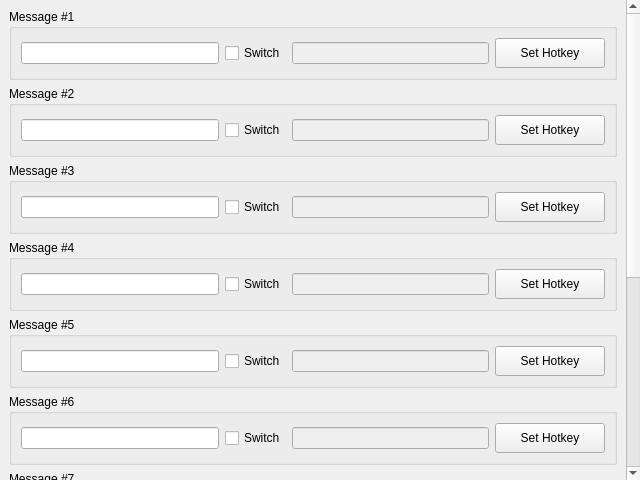
<?xml version="1.0" encoding="UTF-8"?>
<ui version="4.0">
 <class>configui</class>
 <widget class="QDialog" name="configui">
  <property name="geometry">
   <rect>
    <x>0</x>
    <y>0</y>
    <width>640</width>
    <height>480</height>
   </rect>
  </property>
  <property name="sizePolicy">
   <sizepolicy hsizetype="Maximum" vsizetype="MinimumExpanding">
    <horstretch>0</horstretch>
    <verstretch>0</verstretch>
   </sizepolicy>
  </property>
  <property name="windowTitle">
   <string>Dialog</string>
  </property>
  <layout class="QGridLayout" name="gridLayout">
   <property name="sizeConstraint">
    <enum>QLayout::SetDefaultConstraint</enum>
   </property>
   <property name="leftMargin">
    <number>0</number>
   </property>
   <property name="topMargin">
    <number>0</number>
   </property>
   <property name="rightMargin">
    <number>0</number>
   </property>
   <property name="bottomMargin">
    <number>0</number>
   </property>
   <property name="spacing">
    <number>6</number>
   </property>
   <item row="0" column="0">
    <widget class="QScrollArea" name="scrollArea">
     <property name="sizePolicy">
      <sizepolicy hsizetype="Expanding" vsizetype="MinimumExpanding">
       <horstretch>0</horstretch>
       <verstretch>0</verstretch>
      </sizepolicy>
     </property>
     <property name="frameShape">
      <enum>QFrame::NoFrame</enum>
     </property>
     <property name="widgetResizable">
      <bool>true</bool>
     </property>
     <widget class="QWidget" name="scrollAreaWidgetContents">
      <property name="geometry">
       <rect>
        <x>0</x>
        <y>0</y>
        <width>626</width>
        <height>830</height>
       </rect>
      </property>
      <layout class="QGridLayout" name="gridLayout_3">
       <item row="8" column="0">
        <widget class="QGroupBox" name="groupBox_9">
         <property name="title">
          <string>Message #9</string>
         </property>
         <property name="alignment">
          <set>Qt::AlignLeading|Qt::AlignLeft|Qt::AlignTop</set>
         </property>
         <layout class="QHBoxLayout" name="horizontalLayout_8">
          <item>
           <widget class="QLineEdit" name="Hotkey9_lineEdit">
            <property name="sizePolicy">
             <sizepolicy hsizetype="Expanding" vsizetype="Preferred">
              <horstretch>0</horstretch>
              <verstretch>0</verstretch>
             </sizepolicy>
            </property>
            <property name="minimumSize">
             <size>
              <width>110</width>
              <height>22</height>
             </size>
            </property>
            <property name="maximumSize">
             <size>
              <width>16777215</width>
              <height>22</height>
             </size>
            </property>
            <property name="text">
             <string/>
            </property>
            <property name="maxLength">
             <number>512</number>
            </property>
           </widget>
          </item>
          <item>
           <widget class="QCheckBox" name="Hotkey9_checkBox">
            <property name="sizePolicy">
             <sizepolicy hsizetype="Minimum" vsizetype="Preferred">
              <horstretch>0</horstretch>
              <verstretch>0</verstretch>
             </sizepolicy>
            </property>
            <property name="text">
             <string>Switch</string>
            </property>
           </widget>
          </item>
          <item>
           <widget class="QLineEdit" name="Hotkey9_lineEdit_2">
            <property name="enabled">
             <bool>false</bool>
            </property>
            <property name="sizePolicy">
             <sizepolicy hsizetype="Expanding" vsizetype="Preferred">
              <horstretch>0</horstretch>
              <verstretch>0</verstretch>
             </sizepolicy>
            </property>
            <property name="minimumSize">
             <size>
              <width>110</width>
              <height>22</height>
             </size>
            </property>
            <property name="maximumSize">
             <size>
              <width>16777215</width>
              <height>22</height>
             </size>
            </property>
            <property name="maxLength">
             <number>512</number>
            </property>
           </widget>
          </item>
          <item>
           <widget class="QPushButton" name="Hotkey9_pushButton">
            <property name="sizePolicy">
             <sizepolicy hsizetype="Fixed" vsizetype="Preferred">
              <horstretch>0</horstretch>
              <verstretch>0</verstretch>
             </sizepolicy>
            </property>
            <property name="minimumSize">
             <size>
              <width>110</width>
              <height>30</height>
             </size>
            </property>
            <property name="maximumSize">
             <size>
              <width>110</width>
              <height>30</height>
             </size>
            </property>
            <property name="focusPolicy">
             <enum>Qt::StrongFocus</enum>
            </property>
            <property name="text">
             <string>Set Hotkey</string>
            </property>
           </widget>
          </item>
         </layout>
        </widget>
       </item>
       <item row="5" column="0">
        <widget class="QGroupBox" name="groupBox_6">
         <property name="title">
          <string>Message #6</string>
         </property>
         <property name="alignment">
          <set>Qt::AlignLeading|Qt::AlignLeft|Qt::AlignTop</set>
         </property>
         <layout class="QHBoxLayout" name="horizontalLayout_5">
          <item>
           <widget class="QLineEdit" name="Hotkey6_lineEdit">
            <property name="sizePolicy">
             <sizepolicy hsizetype="Expanding" vsizetype="Preferred">
              <horstretch>0</horstretch>
              <verstretch>0</verstretch>
             </sizepolicy>
            </property>
            <property name="minimumSize">
             <size>
              <width>110</width>
              <height>22</height>
             </size>
            </property>
            <property name="maximumSize">
             <size>
              <width>16777215</width>
              <height>22</height>
             </size>
            </property>
            <property name="text">
             <string/>
            </property>
            <property name="maxLength">
             <number>512</number>
            </property>
           </widget>
          </item>
          <item>
           <widget class="QCheckBox" name="Hotkey6_checkBox">
            <property name="sizePolicy">
             <sizepolicy hsizetype="Minimum" vsizetype="Preferred">
              <horstretch>0</horstretch>
              <verstretch>0</verstretch>
             </sizepolicy>
            </property>
            <property name="text">
             <string>Switch</string>
            </property>
           </widget>
          </item>
          <item>
           <widget class="QLineEdit" name="Hotkey6_lineEdit_2">
            <property name="enabled">
             <bool>false</bool>
            </property>
            <property name="sizePolicy">
             <sizepolicy hsizetype="Expanding" vsizetype="Preferred">
              <horstretch>0</horstretch>
              <verstretch>0</verstretch>
             </sizepolicy>
            </property>
            <property name="minimumSize">
             <size>
              <width>110</width>
              <height>22</height>
             </size>
            </property>
            <property name="maximumSize">
             <size>
              <width>16777215</width>
              <height>22</height>
             </size>
            </property>
            <property name="maxLength">
             <number>512</number>
            </property>
           </widget>
          </item>
          <item>
           <widget class="QPushButton" name="Hotkey6_pushButton">
            <property name="sizePolicy">
             <sizepolicy hsizetype="Fixed" vsizetype="Preferred">
              <horstretch>0</horstretch>
              <verstretch>0</verstretch>
             </sizepolicy>
            </property>
            <property name="minimumSize">
             <size>
              <width>110</width>
              <height>30</height>
             </size>
            </property>
            <property name="maximumSize">
             <size>
              <width>110</width>
              <height>30</height>
             </size>
            </property>
            <property name="text">
             <string>Set Hotkey</string>
            </property>
           </widget>
          </item>
         </layout>
        </widget>
       </item>
       <item row="2" column="0">
        <widget class="QGroupBox" name="groupBox_3">
         <property name="sizePolicy">
          <sizepolicy hsizetype="Expanding" vsizetype="Preferred">
           <horstretch>0</horstretch>
           <verstretch>0</verstretch>
          </sizepolicy>
         </property>
         <property name="title">
          <string>Message #3</string>
         </property>
         <property name="alignment">
          <set>Qt::AlignLeading|Qt::AlignLeft|Qt::AlignTop</set>
         </property>
         <layout class="QHBoxLayout" name="horizontalLayout">
          <property name="sizeConstraint">
           <enum>QLayout::SetDefaultConstraint</enum>
          </property>
          <item>
           <widget class="QLineEdit" name="Hotkey3_lineEdit">
            <property name="sizePolicy">
             <sizepolicy hsizetype="Expanding" vsizetype="Preferred">
              <horstretch>0</horstretch>
              <verstretch>0</verstretch>
             </sizepolicy>
            </property>
            <property name="minimumSize">
             <size>
              <width>110</width>
              <height>22</height>
             </size>
            </property>
            <property name="maximumSize">
             <size>
              <width>16777215</width>
              <height>22</height>
             </size>
            </property>
            <property name="text">
             <string/>
            </property>
            <property name="maxLength">
             <number>512</number>
            </property>
           </widget>
          </item>
          <item>
           <widget class="QCheckBox" name="Hotkey3_checkBox">
            <property name="sizePolicy">
             <sizepolicy hsizetype="Minimum" vsizetype="Preferred">
              <horstretch>0</horstretch>
              <verstretch>0</verstretch>
             </sizepolicy>
            </property>
            <property name="text">
             <string>Switch</string>
            </property>
           </widget>
          </item>
          <item>
           <widget class="QLineEdit" name="Hotkey3_lineEdit_2">
            <property name="enabled">
             <bool>false</bool>
            </property>
            <property name="sizePolicy">
             <sizepolicy hsizetype="Expanding" vsizetype="Preferred">
              <horstretch>0</horstretch>
              <verstretch>0</verstretch>
             </sizepolicy>
            </property>
            <property name="minimumSize">
             <size>
              <width>110</width>
              <height>22</height>
             </size>
            </property>
            <property name="maximumSize">
             <size>
              <width>16777215</width>
              <height>22</height>
             </size>
            </property>
            <property name="maxLength">
             <number>512</number>
            </property>
           </widget>
          </item>
          <item>
           <widget class="QPushButton" name="Hotkey3_pushButton">
            <property name="sizePolicy">
             <sizepolicy hsizetype="Fixed" vsizetype="Preferred">
              <horstretch>0</horstretch>
              <verstretch>0</verstretch>
             </sizepolicy>
            </property>
            <property name="minimumSize">
             <size>
              <width>110</width>
              <height>30</height>
             </size>
            </property>
            <property name="maximumSize">
             <size>
              <width>110</width>
              <height>30</height>
             </size>
            </property>
            <property name="text">
             <string>Set Hotkey</string>
            </property>
           </widget>
          </item>
         </layout>
        </widget>
       </item>
       <item row="7" column="0">
        <widget class="QGroupBox" name="groupBox_8">
         <property name="title">
          <string>Message #8</string>
         </property>
         <property name="alignment">
          <set>Qt::AlignLeading|Qt::AlignLeft|Qt::AlignTop</set>
         </property>
         <layout class="QHBoxLayout" name="horizontalLayout_7">
          <item>
           <widget class="QLineEdit" name="Hotkey8_lineEdit">
            <property name="sizePolicy">
             <sizepolicy hsizetype="Expanding" vsizetype="Preferred">
              <horstretch>0</horstretch>
              <verstretch>0</verstretch>
             </sizepolicy>
            </property>
            <property name="minimumSize">
             <size>
              <width>110</width>
              <height>22</height>
             </size>
            </property>
            <property name="maximumSize">
             <size>
              <width>16777215</width>
              <height>22</height>
             </size>
            </property>
            <property name="text">
             <string/>
            </property>
            <property name="maxLength">
             <number>512</number>
            </property>
           </widget>
          </item>
          <item>
           <widget class="QCheckBox" name="Hotkey8_checkBox">
            <property name="sizePolicy">
             <sizepolicy hsizetype="Minimum" vsizetype="Preferred">
              <horstretch>0</horstretch>
              <verstretch>0</verstretch>
             </sizepolicy>
            </property>
            <property name="text">
             <string>Switch</string>
            </property>
           </widget>
          </item>
          <item>
           <widget class="QLineEdit" name="Hotkey8_lineEdit_2">
            <property name="enabled">
             <bool>false</bool>
            </property>
            <property name="sizePolicy">
             <sizepolicy hsizetype="Expanding" vsizetype="Preferred">
              <horstretch>0</horstretch>
              <verstretch>0</verstretch>
             </sizepolicy>
            </property>
            <property name="minimumSize">
             <size>
              <width>110</width>
              <height>22</height>
             </size>
            </property>
            <property name="maximumSize">
             <size>
              <width>16777215</width>
              <height>22</height>
             </size>
            </property>
            <property name="maxLength">
             <number>512</number>
            </property>
           </widget>
          </item>
          <item>
           <widget class="QPushButton" name="Hotkey8_pushButton">
            <property name="sizePolicy">
             <sizepolicy hsizetype="Fixed" vsizetype="Preferred">
              <horstretch>0</horstretch>
              <verstretch>0</verstretch>
             </sizepolicy>
            </property>
            <property name="minimumSize">
             <size>
              <width>110</width>
              <height>30</height>
             </size>
            </property>
            <property name="maximumSize">
             <size>
              <width>110</width>
              <height>30</height>
             </size>
            </property>
            <property name="focusPolicy">
             <enum>Qt::StrongFocus</enum>
            </property>
            <property name="text">
             <string>Set Hotkey</string>
            </property>
           </widget>
          </item>
         </layout>
        </widget>
       </item>
       <item row="6" column="0">
        <widget class="QGroupBox" name="groupBox_7">
         <property name="title">
          <string>Message #7</string>
         </property>
         <property name="alignment">
          <set>Qt::AlignLeading|Qt::AlignLeft|Qt::AlignTop</set>
         </property>
         <layout class="QHBoxLayout" name="horizontalLayout_6">
          <item>
           <widget class="QLineEdit" name="Hotkey7_lineEdit">
            <property name="sizePolicy">
             <sizepolicy hsizetype="Expanding" vsizetype="Preferred">
              <horstretch>0</horstretch>
              <verstretch>0</verstretch>
             </sizepolicy>
            </property>
            <property name="minimumSize">
             <size>
              <width>110</width>
              <height>22</height>
             </size>
            </property>
            <property name="maximumSize">
             <size>
              <width>16777215</width>
              <height>22</height>
             </size>
            </property>
            <property name="text">
             <string/>
            </property>
            <property name="maxLength">
             <number>512</number>
            </property>
           </widget>
          </item>
          <item>
           <widget class="QCheckBox" name="Hotkey7_checkBox">
            <property name="sizePolicy">
             <sizepolicy hsizetype="Minimum" vsizetype="Preferred">
              <horstretch>0</horstretch>
              <verstretch>0</verstretch>
             </sizepolicy>
            </property>
            <property name="text">
             <string>Switch</string>
            </property>
           </widget>
          </item>
          <item>
           <widget class="QLineEdit" name="Hotkey7_lineEdit_2">
            <property name="enabled">
             <bool>false</bool>
            </property>
            <property name="sizePolicy">
             <sizepolicy hsizetype="Expanding" vsizetype="Preferred">
              <horstretch>0</horstretch>
              <verstretch>0</verstretch>
             </sizepolicy>
            </property>
            <property name="minimumSize">
             <size>
              <width>110</width>
              <height>22</height>
             </size>
            </property>
            <property name="maximumSize">
             <size>
              <width>16777215</width>
              <height>22</height>
             </size>
            </property>
            <property name="maxLength">
             <number>512</number>
            </property>
           </widget>
          </item>
          <item>
           <widget class="QPushButton" name="Hotkey7_pushButton">
            <property name="sizePolicy">
             <sizepolicy hsizetype="Fixed" vsizetype="Preferred">
              <horstretch>0</horstretch>
              <verstretch>0</verstretch>
             </sizepolicy>
            </property>
            <property name="minimumSize">
             <size>
              <width>110</width>
              <height>30</height>
             </size>
            </property>
            <property name="maximumSize">
             <size>
              <width>110</width>
              <height>30</height>
             </size>
            </property>
            <property name="text">
             <string>Set Hotkey</string>
            </property>
           </widget>
          </item>
         </layout>
        </widget>
       </item>
       <item row="9" column="0">
        <widget class="QGroupBox" name="groupBox_10">
         <property name="title">
          <string>Message #10</string>
         </property>
         <property name="alignment">
          <set>Qt::AlignLeading|Qt::AlignLeft|Qt::AlignTop</set>
         </property>
         <layout class="QHBoxLayout" name="horizontalLayout_9">
          <item>
           <widget class="QLineEdit" name="Hotkey10_lineEdit">
            <property name="sizePolicy">
             <sizepolicy hsizetype="Expanding" vsizetype="Preferred">
              <horstretch>0</horstretch>
              <verstretch>0</verstretch>
             </sizepolicy>
            </property>
            <property name="minimumSize">
             <size>
              <width>110</width>
              <height>22</height>
             </size>
            </property>
            <property name="maximumSize">
             <size>
              <width>16777215</width>
              <height>22</height>
             </size>
            </property>
            <property name="text">
             <string/>
            </property>
            <property name="maxLength">
             <number>512</number>
            </property>
           </widget>
          </item>
          <item>
           <widget class="QCheckBox" name="Hotkey10_checkBox">
            <property name="sizePolicy">
             <sizepolicy hsizetype="Minimum" vsizetype="Preferred">
              <horstretch>0</horstretch>
              <verstretch>0</verstretch>
             </sizepolicy>
            </property>
            <property name="text">
             <string>Switch</string>
            </property>
           </widget>
          </item>
          <item>
           <widget class="QLineEdit" name="Hotkey10_lineEdit_2">
            <property name="enabled">
             <bool>false</bool>
            </property>
            <property name="sizePolicy">
             <sizepolicy hsizetype="Expanding" vsizetype="Preferred">
              <horstretch>0</horstretch>
              <verstretch>0</verstretch>
             </sizepolicy>
            </property>
            <property name="minimumSize">
             <size>
              <width>110</width>
              <height>22</height>
             </size>
            </property>
            <property name="maximumSize">
             <size>
              <width>16777215</width>
              <height>22</height>
             </size>
            </property>
            <property name="maxLength">
             <number>512</number>
            </property>
           </widget>
          </item>
          <item>
           <widget class="QPushButton" name="Hotkey10_pushButton">
            <property name="sizePolicy">
             <sizepolicy hsizetype="Fixed" vsizetype="Preferred">
              <horstretch>0</horstretch>
              <verstretch>0</verstretch>
             </sizepolicy>
            </property>
            <property name="minimumSize">
             <size>
              <width>110</width>
              <height>30</height>
             </size>
            </property>
            <property name="maximumSize">
             <size>
              <width>110</width>
              <height>30</height>
             </size>
            </property>
            <property name="text">
             <string>Set Hotkey</string>
            </property>
           </widget>
          </item>
         </layout>
        </widget>
       </item>
       <item row="10" column="0">
        <widget class="QWidget" name="widget" native="true">
         <property name="sizePolicy">
          <sizepolicy hsizetype="Preferred" vsizetype="Preferred">
           <horstretch>0</horstretch>
           <verstretch>0</verstretch>
          </sizepolicy>
         </property>
         <property name="layoutDirection">
          <enum>Qt::LeftToRight</enum>
         </property>
         <layout class="QGridLayout" name="gridLayout_2">
          <property name="sizeConstraint">
           <enum>QLayout::SetMinimumSize</enum>
          </property>
          <property name="topMargin">
           <number>3</number>
          </property>
          <property name="rightMargin">
           <number>12</number>
          </property>
          <property name="bottomMargin">
           <number>3</number>
          </property>
          <item row="0" column="0">
           <spacer name="horizontalSpacer">
            <property name="orientation">
             <enum>Qt::Horizontal</enum>
            </property>
            <property name="sizeHint" stdset="0">
             <size>
              <width>40</width>
              <height>20</height>
             </size>
            </property>
           </spacer>
          </item>
          <item row="0" column="1">
           <widget class="QPushButton" name="SaveBtn">
            <property name="sizePolicy">
             <sizepolicy hsizetype="Fixed" vsizetype="Preferred">
              <horstretch>0</horstretch>
              <verstretch>0</verstretch>
             </sizepolicy>
            </property>
            <property name="minimumSize">
             <size>
              <width>0</width>
              <height>30</height>
             </size>
            </property>
            <property name="maximumSize">
             <size>
              <width>100</width>
              <height>30</height>
             </size>
            </property>
            <property name="text">
             <string>Save</string>
            </property>
           </widget>
          </item>
          <item row="0" column="2">
           <widget class="QPushButton" name="CancelBtn">
            <property name="sizePolicy">
             <sizepolicy hsizetype="Fixed" vsizetype="Preferred">
              <horstretch>0</horstretch>
              <verstretch>0</verstretch>
             </sizepolicy>
            </property>
            <property name="minimumSize">
             <size>
              <width>0</width>
              <height>30</height>
             </size>
            </property>
            <property name="maximumSize">
             <size>
              <width>100</width>
              <height>30</height>
             </size>
            </property>
            <property name="text">
             <string>Cancel</string>
            </property>
           </widget>
          </item>
         </layout>
        </widget>
       </item>
       <item row="0" column="0">
        <widget class="QGroupBox" name="groupBox">
         <property name="sizePolicy">
          <sizepolicy hsizetype="Preferred" vsizetype="Preferred">
           <horstretch>0</horstretch>
           <verstretch>0</verstretch>
          </sizepolicy>
         </property>
         <property name="layoutDirection">
          <enum>Qt::LeftToRight</enum>
         </property>
         <property name="title">
          <string>Message #1</string>
         </property>
         <property name="alignment">
          <set>Qt::AlignLeading|Qt::AlignLeft|Qt::AlignTop</set>
         </property>
         <layout class="QHBoxLayout" name="horizontalLayout_11">
          <property name="sizeConstraint">
           <enum>QLayout::SetDefaultConstraint</enum>
          </property>
          <property name="leftMargin">
           <number>9</number>
          </property>
          <item>
           <widget class="QLineEdit" name="Hotkey1_lineEdit">
            <property name="sizePolicy">
             <sizepolicy hsizetype="Expanding" vsizetype="Preferred">
              <horstretch>0</horstretch>
              <verstretch>0</verstretch>
             </sizepolicy>
            </property>
            <property name="minimumSize">
             <size>
              <width>110</width>
              <height>22</height>
             </size>
            </property>
            <property name="maximumSize">
             <size>
              <width>16777215</width>
              <height>22</height>
             </size>
            </property>
            <property name="text">
             <string/>
            </property>
            <property name="maxLength">
             <number>512</number>
            </property>
            <property name="alignment">
             <set>Qt::AlignLeading|Qt::AlignLeft|Qt::AlignVCenter</set>
            </property>
           </widget>
          </item>
          <item>
           <widget class="QCheckBox" name="Hotkey1_checkBox">
            <property name="sizePolicy">
             <sizepolicy hsizetype="Minimum" vsizetype="Preferred">
              <horstretch>0</horstretch>
              <verstretch>0</verstretch>
             </sizepolicy>
            </property>
            <property name="minimumSize">
             <size>
              <width>56</width>
              <height>0</height>
             </size>
            </property>
            <property name="text">
             <string>Switch</string>
            </property>
            <property name="checked">
             <bool>false</bool>
            </property>
           </widget>
          </item>
          <item>
           <widget class="QLineEdit" name="Hotkey1_lineEdit_2">
            <property name="enabled">
             <bool>false</bool>
            </property>
            <property name="sizePolicy">
             <sizepolicy hsizetype="Expanding" vsizetype="Preferred">
              <horstretch>0</horstretch>
              <verstretch>0</verstretch>
             </sizepolicy>
            </property>
            <property name="minimumSize">
             <size>
              <width>110</width>
              <height>22</height>
             </size>
            </property>
            <property name="maximumSize">
             <size>
              <width>16777215</width>
              <height>22</height>
             </size>
            </property>
            <property name="text">
             <string/>
            </property>
            <property name="maxLength">
             <number>512</number>
            </property>
           </widget>
          </item>
          <item>
           <widget class="QPushButton" name="Hotkey1_pushButton">
            <property name="sizePolicy">
             <sizepolicy hsizetype="Fixed" vsizetype="Preferred">
              <horstretch>0</horstretch>
              <verstretch>0</verstretch>
             </sizepolicy>
            </property>
            <property name="minimumSize">
             <size>
              <width>110</width>
              <height>30</height>
             </size>
            </property>
            <property name="maximumSize">
             <size>
              <width>110</width>
              <height>30</height>
             </size>
            </property>
            <property name="text">
             <string>Set Hotkey</string>
            </property>
           </widget>
          </item>
         </layout>
         <zorder>Hotkey1_checkBox</zorder>
         <zorder>Hotkey1_lineEdit_2</zorder>
         <zorder>Hotkey1_pushButton</zorder>
         <zorder>Hotkey1_lineEdit</zorder>
        </widget>
       </item>
       <item row="3" column="0">
        <widget class="QGroupBox" name="groupBox_4">
         <property name="title">
          <string>Message #4</string>
         </property>
         <property name="alignment">
          <set>Qt::AlignLeading|Qt::AlignLeft|Qt::AlignTop</set>
         </property>
         <layout class="QHBoxLayout" name="horizontalLayout_3">
          <item>
           <widget class="QLineEdit" name="Hotkey4_lineEdit">
            <property name="sizePolicy">
             <sizepolicy hsizetype="Expanding" vsizetype="Preferred">
              <horstretch>0</horstretch>
              <verstretch>0</verstretch>
             </sizepolicy>
            </property>
            <property name="minimumSize">
             <size>
              <width>110</width>
              <height>22</height>
             </size>
            </property>
            <property name="maximumSize">
             <size>
              <width>16777215</width>
              <height>22</height>
             </size>
            </property>
            <property name="text">
             <string/>
            </property>
            <property name="maxLength">
             <number>512</number>
            </property>
            <property name="cursorPosition">
             <number>0</number>
            </property>
           </widget>
          </item>
          <item>
           <widget class="QCheckBox" name="Hotkey4_checkBox">
            <property name="sizePolicy">
             <sizepolicy hsizetype="Minimum" vsizetype="Preferred">
              <horstretch>0</horstretch>
              <verstretch>0</verstretch>
             </sizepolicy>
            </property>
            <property name="text">
             <string>Switch</string>
            </property>
           </widget>
          </item>
          <item>
           <widget class="QLineEdit" name="Hotkey4_lineEdit_2">
            <property name="enabled">
             <bool>false</bool>
            </property>
            <property name="sizePolicy">
             <sizepolicy hsizetype="Expanding" vsizetype="Preferred">
              <horstretch>0</horstretch>
              <verstretch>0</verstretch>
             </sizepolicy>
            </property>
            <property name="minimumSize">
             <size>
              <width>110</width>
              <height>22</height>
             </size>
            </property>
            <property name="maximumSize">
             <size>
              <width>16777215</width>
              <height>22</height>
             </size>
            </property>
            <property name="maxLength">
             <number>512</number>
            </property>
           </widget>
          </item>
          <item>
           <widget class="QPushButton" name="Hotkey4_pushButton">
            <property name="sizePolicy">
             <sizepolicy hsizetype="Fixed" vsizetype="Preferred">
              <horstretch>0</horstretch>
              <verstretch>0</verstretch>
             </sizepolicy>
            </property>
            <property name="minimumSize">
             <size>
              <width>110</width>
              <height>30</height>
             </size>
            </property>
            <property name="maximumSize">
             <size>
              <width>110</width>
              <height>30</height>
             </size>
            </property>
            <property name="text">
             <string>Set Hotkey</string>
            </property>
           </widget>
          </item>
         </layout>
        </widget>
       </item>
       <item row="4" column="0">
        <widget class="QGroupBox" name="groupBox_5">
         <property name="title">
          <string>Message #5</string>
         </property>
         <property name="alignment">
          <set>Qt::AlignLeading|Qt::AlignLeft|Qt::AlignTop</set>
         </property>
         <layout class="QHBoxLayout" name="horizontalLayout_4">
          <item>
           <widget class="QLineEdit" name="Hotkey5_lineEdit">
            <property name="sizePolicy">
             <sizepolicy hsizetype="Expanding" vsizetype="Preferred">
              <horstretch>0</horstretch>
              <verstretch>0</verstretch>
             </sizepolicy>
            </property>
            <property name="minimumSize">
             <size>
              <width>110</width>
              <height>22</height>
             </size>
            </property>
            <property name="maximumSize">
             <size>
              <width>16777215</width>
              <height>22</height>
             </size>
            </property>
            <property name="text">
             <string/>
            </property>
            <property name="maxLength">
             <number>512</number>
            </property>
           </widget>
          </item>
          <item>
           <widget class="QCheckBox" name="Hotkey5_checkBox">
            <property name="sizePolicy">
             <sizepolicy hsizetype="Minimum" vsizetype="Preferred">
              <horstretch>0</horstretch>
              <verstretch>0</verstretch>
             </sizepolicy>
            </property>
            <property name="text">
             <string>Switch</string>
            </property>
           </widget>
          </item>
          <item>
           <widget class="QLineEdit" name="Hotkey5_lineEdit_2">
            <property name="enabled">
             <bool>false</bool>
            </property>
            <property name="sizePolicy">
             <sizepolicy hsizetype="Expanding" vsizetype="Preferred">
              <horstretch>0</horstretch>
              <verstretch>0</verstretch>
             </sizepolicy>
            </property>
            <property name="minimumSize">
             <size>
              <width>110</width>
              <height>22</height>
             </size>
            </property>
            <property name="maximumSize">
             <size>
              <width>16777215</width>
              <height>22</height>
             </size>
            </property>
            <property name="maxLength">
             <number>512</number>
            </property>
           </widget>
          </item>
          <item>
           <widget class="QPushButton" name="Hotkey5_pushButton">
            <property name="sizePolicy">
             <sizepolicy hsizetype="Fixed" vsizetype="Preferred">
              <horstretch>0</horstretch>
              <verstretch>0</verstretch>
             </sizepolicy>
            </property>
            <property name="minimumSize">
             <size>
              <width>110</width>
              <height>30</height>
             </size>
            </property>
            <property name="maximumSize">
             <size>
              <width>110</width>
              <height>30</height>
             </size>
            </property>
            <property name="text">
             <string>Set Hotkey</string>
            </property>
           </widget>
          </item>
         </layout>
        </widget>
       </item>
       <item row="1" column="0">
        <widget class="QGroupBox" name="groupBox_2">
         <property name="title">
          <string>Message #2</string>
         </property>
         <property name="alignment">
          <set>Qt::AlignLeading|Qt::AlignLeft|Qt::AlignTop</set>
         </property>
         <layout class="QHBoxLayout" name="horizontalLayout_2">
          <item>
           <widget class="QLineEdit" name="Hotkey2_lineEdit">
            <property name="sizePolicy">
             <sizepolicy hsizetype="Expanding" vsizetype="Preferred">
              <horstretch>0</horstretch>
              <verstretch>0</verstretch>
             </sizepolicy>
            </property>
            <property name="minimumSize">
             <size>
              <width>110</width>
              <height>22</height>
             </size>
            </property>
            <property name="maximumSize">
             <size>
              <width>16777215</width>
              <height>22</height>
             </size>
            </property>
            <property name="text">
             <string/>
            </property>
            <property name="maxLength">
             <number>512</number>
            </property>
           </widget>
          </item>
          <item>
           <widget class="QCheckBox" name="Hotkey2_checkBox">
            <property name="sizePolicy">
             <sizepolicy hsizetype="Minimum" vsizetype="Preferred">
              <horstretch>0</horstretch>
              <verstretch>0</verstretch>
             </sizepolicy>
            </property>
            <property name="minimumSize">
             <size>
              <width>56</width>
              <height>0</height>
             </size>
            </property>
            <property name="text">
             <string>Switch</string>
            </property>
           </widget>
          </item>
          <item>
           <widget class="QLineEdit" name="Hotkey2_lineEdit_2">
            <property name="enabled">
             <bool>false</bool>
            </property>
            <property name="sizePolicy">
             <sizepolicy hsizetype="Expanding" vsizetype="Preferred">
              <horstretch>0</horstretch>
              <verstretch>0</verstretch>
             </sizepolicy>
            </property>
            <property name="minimumSize">
             <size>
              <width>110</width>
              <height>22</height>
             </size>
            </property>
            <property name="maximumSize">
             <size>
              <width>16777215</width>
              <height>22</height>
             </size>
            </property>
            <property name="maxLength">
             <number>512</number>
            </property>
           </widget>
          </item>
          <item>
           <widget class="QPushButton" name="Hotkey2_pushButton">
            <property name="sizePolicy">
             <sizepolicy hsizetype="Fixed" vsizetype="Preferred">
              <horstretch>0</horstretch>
              <verstretch>0</verstretch>
             </sizepolicy>
            </property>
            <property name="minimumSize">
             <size>
              <width>110</width>
              <height>30</height>
             </size>
            </property>
            <property name="maximumSize">
             <size>
              <width>110</width>
              <height>30</height>
             </size>
            </property>
            <property name="text">
             <string>Set Hotkey</string>
            </property>
           </widget>
          </item>
         </layout>
        </widget>
       </item>
       <item row="11" column="0">
        <spacer name="verticalSpacer">
         <property name="orientation">
          <enum>Qt::Vertical</enum>
         </property>
         <property name="sizeHint" stdset="0">
          <size>
           <width>20</width>
           <height>40</height>
          </size>
         </property>
        </spacer>
       </item>
      </layout>
     </widget>
    </widget>
   </item>
  </layout>
 </widget>
 <tabstops>
  <tabstop>Hotkey1_lineEdit</tabstop>
  <tabstop>Hotkey1_checkBox</tabstop>
  <tabstop>Hotkey1_lineEdit_2</tabstop>
  <tabstop>Hotkey1_pushButton</tabstop>
  <tabstop>Hotkey2_lineEdit</tabstop>
  <tabstop>Hotkey2_checkBox</tabstop>
  <tabstop>Hotkey2_lineEdit_2</tabstop>
  <tabstop>Hotkey2_pushButton</tabstop>
  <tabstop>Hotkey3_lineEdit</tabstop>
  <tabstop>Hotkey3_checkBox</tabstop>
  <tabstop>Hotkey3_lineEdit_2</tabstop>
  <tabstop>Hotkey3_pushButton</tabstop>
  <tabstop>Hotkey4_lineEdit</tabstop>
  <tabstop>Hotkey4_checkBox</tabstop>
  <tabstop>Hotkey4_lineEdit_2</tabstop>
  <tabstop>Hotkey4_pushButton</tabstop>
  <tabstop>Hotkey5_lineEdit</tabstop>
  <tabstop>Hotkey5_checkBox</tabstop>
  <tabstop>Hotkey5_lineEdit_2</tabstop>
  <tabstop>Hotkey5_pushButton</tabstop>
  <tabstop>Hotkey6_lineEdit</tabstop>
  <tabstop>Hotkey6_checkBox</tabstop>
  <tabstop>Hotkey6_lineEdit_2</tabstop>
  <tabstop>Hotkey6_pushButton</tabstop>
  <tabstop>Hotkey7_lineEdit</tabstop>
  <tabstop>Hotkey7_checkBox</tabstop>
  <tabstop>Hotkey7_lineEdit_2</tabstop>
  <tabstop>Hotkey7_pushButton</tabstop>
  <tabstop>Hotkey8_lineEdit</tabstop>
  <tabstop>Hotkey8_checkBox</tabstop>
  <tabstop>Hotkey8_lineEdit_2</tabstop>
  <tabstop>Hotkey8_pushButton</tabstop>
  <tabstop>Hotkey9_lineEdit</tabstop>
  <tabstop>Hotkey9_checkBox</tabstop>
  <tabstop>Hotkey9_lineEdit_2</tabstop>
  <tabstop>Hotkey9_pushButton</tabstop>
  <tabstop>Hotkey10_lineEdit</tabstop>
  <tabstop>Hotkey10_checkBox</tabstop>
  <tabstop>Hotkey10_lineEdit_2</tabstop>
  <tabstop>Hotkey10_pushButton</tabstop>
  <tabstop>SaveBtn</tabstop>
  <tabstop>CancelBtn</tabstop>
  <tabstop>scrollArea</tabstop>
 </tabstops>
 <resources/>
 <connections/>
</ui>
